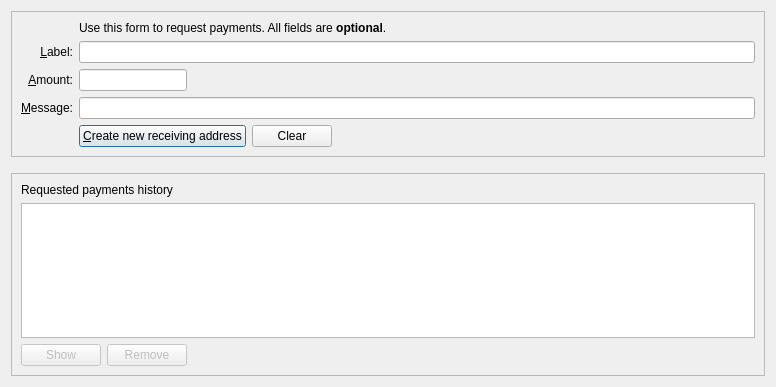
<?xml version="1.0" encoding="UTF-8"?>
<ui version="4.0">
 <class>ReceiveCoinsDialog</class>
 <widget class="QDialog" name="ReceiveCoinsDialog">
  <property name="geometry">
   <rect>
    <x>0</x>
    <y>0</y>
    <width>776</width>
    <height>387</height>
   </rect>
  </property>
  <layout class="QVBoxLayout" name="verticalLayout" stretch="0,0,1">
   <item>
    <widget class="QFrame" name="frame2">
     <property name="sizePolicy">
      <sizepolicy hsizetype="Preferred" vsizetype="Expanding">
       <horstretch>0</horstretch>
       <verstretch>0</verstretch>
      </sizepolicy>
     </property>
     <property name="frameShape">
      <enum>QFrame::StyledPanel</enum>
     </property>
     <property name="frameShadow">
      <enum>QFrame::Sunken</enum>
     </property>
     <layout class="QVBoxLayout" name="verticalLayout_3">
      <item>
       <layout class="QGridLayout" name="gridLayout">
        <item row="6" column="0">
         <widget class="QLabel" name="label_3">
          <property name="toolTip">
           <string>An optional message to attach to the payment request, which will be displayed when the request is opened. Note: The message will not be sent with the payment over the SCC network.</string>
          </property>
          <property name="text">
           <string>&amp;Message:</string>
          </property>
          <property name="alignment">
           <set>Qt::AlignRight|Qt::AlignTrailing|Qt::AlignVCenter</set>
          </property>
          <property name="buddy">
           <cstring>reqMessage</cstring>
          </property>
         </widget>
        </item>
        <item row="4" column="2">
         <widget class="QLineEdit" name="reqLabel">
          <property name="toolTip">
           <string>An optional label to associate with the new receiving address.</string>
          </property>
         </widget>
        </item>
        <item row="6" column="2">
         <widget class="QLineEdit" name="reqMessage">
          <property name="toolTip">
           <string>An optional message to attach to the payment request, which will be displayed when the request is opened.&lt;br&gt;Note: The message will not be sent with the payment over the SCC network.</string>
          </property>
         </widget>
        </item>
        <item row="2" column="2">
         <widget class="QLabel" name="label_5">
          <property name="text">
           <string>Use this form to request payments. All fields are &lt;b&gt;optional&lt;/b&gt;.</string>
          </property>
         </widget>
        </item>
        <item row="4" column="0">
         <widget class="QLabel" name="label_2">
          <property name="toolTip">
           <string>An optional label to associate with the new receiving address.</string>
          </property>
          <property name="text">
           <string>&amp;Label:</string>
          </property>
          <property name="alignment">
           <set>Qt::AlignRight|Qt::AlignTrailing|Qt::AlignVCenter</set>
          </property>
          <property name="buddy">
           <cstring>reqLabel</cstring>
          </property>
         </widget>
        </item>
        <item row="5" column="0">
         <widget class="QLabel" name="label">
          <property name="toolTip">
           <string>An optional amount to request. Leave this empty or zero to not request a specific amount.</string>
          </property>
          <property name="text">
           <string>&amp;Amount:</string>
          </property>
          <property name="alignment">
           <set>Qt::AlignRight|Qt::AlignTrailing|Qt::AlignVCenter</set>
          </property>
          <property name="buddy">
           <cstring>reqAmount</cstring>
          </property>
         </widget>
        </item>
        <item row="7" column="2">
         <layout class="QHBoxLayout" name="horizontalLayout">
          <item>
           <widget class="QPushButton" name="receiveButton">
            <property name="minimumSize">
             <size>
              <width>150</width>
              <height>0</height>
             </size>
            </property>
            <property name="text">
             <string>&amp;Create new receiving address</string>
            </property>
            <property name="autoDefault">
             <bool>false</bool>
            </property>
            <property name="default">
             <bool>true</bool>
            </property>
           </widget>
          </item>
          <item>
           <widget class="QPushButton" name="clearButton">
            <property name="sizePolicy">
             <sizepolicy hsizetype="Minimum" vsizetype="Fixed">
              <horstretch>0</horstretch>
              <verstretch>0</verstretch>
             </sizepolicy>
            </property>
            <property name="toolTip">
             <string>Clear all fields of the form.</string>
            </property>
            <property name="text">
             <string>Clear</string>
            </property>
            <property name="autoDefault">
             <bool>false</bool>
            </property>
           </widget>
          </item>
          <item>
           <spacer name="horizontalSpacer">
            <property name="orientation">
             <enum>Qt::Horizontal</enum>
            </property>
            <property name="sizeHint" stdset="0">
             <size>
              <width>40</width>
              <height>20</height>
             </size>
            </property>
           </spacer>
          </item>
         </layout>
        </item>
        <item row="7" column="0">
         <widget class="QLabel" name="label_7">
          <property name="text">
           <string/>
          </property>
         </widget>
        </item>
        <item row="5" column="2">
         <layout class="QHBoxLayout" name="horizontalLayout_4" stretch="0,1">
          <property name="spacing">
           <number>0</number>
          </property>
          <property name="topMargin">
           <number>0</number>
          </property>
          <item>
           <widget class="BitcoinAmountField" name="reqAmount">
            <property name="toolTip">
             <string>An optional amount to request. Leave this empty or zero to not request a specific amount.</string>
            </property>
           </widget>
          </item>
          <item>
           <spacer name="horizontalSpacer_3">
            <property name="orientation">
             <enum>Qt::Horizontal</enum>
            </property>
            <property name="sizeHint" stdset="0">
             <size>
              <width>40</width>
              <height>20</height>
             </size>
            </property>
           </spacer>
          </item>
         </layout>
        </item>
       </layout>
      </item>
     </layout>
    </widget>
   </item>
   <item>
    <spacer name="verticalSpacer_2">
     <property name="orientation">
      <enum>Qt::Vertical</enum>
     </property>
     <property name="sizeHint" stdset="0">
      <size>
       <width>20</width>
       <height>10</height>
      </size>
     </property>
    </spacer>
   </item>
   <item>
    <widget class="QFrame" name="frame">
     <property name="sizePolicy">
      <sizepolicy hsizetype="Preferred" vsizetype="Expanding">
       <horstretch>0</horstretch>
       <verstretch>0</verstretch>
      </sizepolicy>
     </property>
     <property name="frameShape">
      <enum>QFrame::StyledPanel</enum>
     </property>
     <property name="frameShadow">
      <enum>QFrame::Raised</enum>
     </property>
     <layout class="QVBoxLayout" name="verticalLayout_2">
      <item>
       <widget class="QLabel" name="label_6">
        <property name="text">
         <string>Requested payments history</string>
        </property>
       </widget>
      </item>
      <item>
       <widget class="QTableView" name="recentRequestsView">
        <property name="contextMenuPolicy">
         <enum>Qt::CustomContextMenu</enum>
        </property>
        <property name="tabKeyNavigation">
         <bool>false</bool>
        </property>
        <property name="sortingEnabled">
         <bool>true</bool>
        </property>
       </widget>
      </item>
      <item>
       <layout class="QHBoxLayout" name="horizontalLayout_2">
        <item>
         <widget class="QPushButton" name="showRequestButton">
          <property name="enabled">
           <bool>false</bool>
          </property>
          <property name="toolTip">
           <string>Show the selected request (does the same as double clicking an entry)</string>
          </property>
          <property name="text">
           <string>Show</string>
          </property>
          <property name="autoDefault">
           <bool>false</bool>
          </property>
         </widget>
        </item>
        <item>
         <widget class="QPushButton" name="removeRequestButton">
          <property name="enabled">
           <bool>false</bool>
          </property>
          <property name="toolTip">
           <string>Remove the selected entries from the list</string>
          </property>
          <property name="text">
           <string>Remove</string>
          </property>
          <property name="autoDefault">
           <bool>false</bool>
          </property>
         </widget>
        </item>
        <item>
         <spacer name="horizontalSpacer_2">
          <property name="orientation">
           <enum>Qt::Horizontal</enum>
          </property>
          <property name="sizeHint" stdset="0">
           <size>
            <width>40</width>
            <height>20</height>
           </size>
          </property>
         </spacer>
        </item>
       </layout>
      </item>
     </layout>
    </widget>
   </item>
  </layout>
 </widget>
 <customwidgets>
  <customwidget>
   <class>BitcoinAmountField</class>
   <extends>QLineEdit</extends>
   <header>qt/bitcoinamountfield.h</header>
   <container>1</container>
  </customwidget>
 </customwidgets>
 <tabstops>
  <tabstop>reqLabel</tabstop>
  <tabstop>reqAmount</tabstop>
  <tabstop>reqMessage</tabstop>
  <tabstop>receiveButton</tabstop>
  <tabstop>clearButton</tabstop>
  <tabstop>recentRequestsView</tabstop>
  <tabstop>showRequestButton</tabstop>
  <tabstop>removeRequestButton</tabstop>
 </tabstops>
 <resources/>
 <connections/>
</ui>
